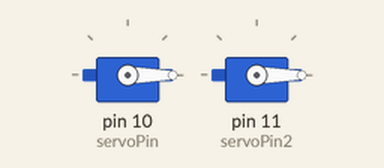
A sketch run on a simulated Arduino Uno, built with avr-gcc and run on an emulated ATmega328P. Shown: 2 × servo.

Above: at 0.2 s.
Timing chart, 0 to 1.7 s (numbered marks = the images above):
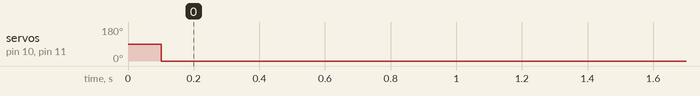

Measured:
- by itself, servo on pin 10 (servoPin), servo on pin 11 (servoPin2): 90° → 0° at 0.10 s

The sketch:

KinectRobotDisplayV1ServoController.ino
```cpp
#include <Wire.h>
#include <Servo.h>

String x = "";


int servoPin = 10;
int servoPin2 = 11;

int shoulderi = 0;
int elbowi = 0;
Servo shoulder, elbow;

void setup() {
  shoulder.attach(servoPin);
  elbow.attach(servoPin2);
   shoulder.write(90);
  elbow.write(90);
  delay(100);
  // Start the I2C Bus as Slave on address 9
  Wire.begin(9);
  // Attach a function to trigger when something is received.
  Wire.onReceive(receiveEvent);


}
void receiveEvent(int bytes) {
 // x = Wire.read();    // read one character from the I2C
  shoulderi = (Wire.parseInt());
  elbowi = (Wire.parseInt());

}
void loop() {

  Wire.onReceive(receiveEvent);
  shoulder.write(shoulderi);
  elbow.write(elbowi);
  delay(100);


}
```
